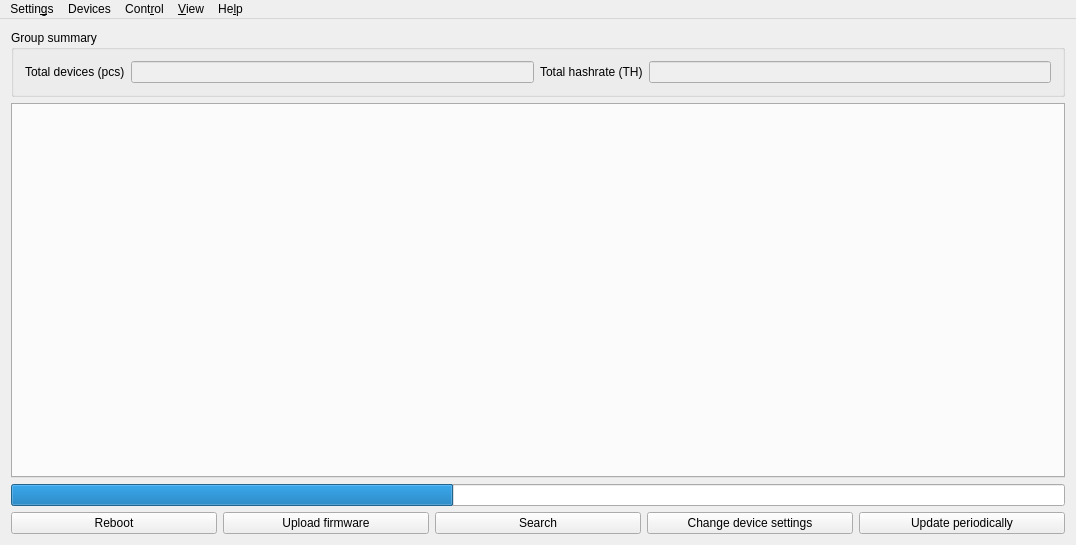
<?xml version="1.0" encoding="UTF-8"?>
<ui version="4.0">
 <class>MainWindow</class>
 <widget class="QMainWindow" name="MainWindow">
  <property name="geometry">
   <rect>
    <x>0</x>
    <y>0</y>
    <width>1076</width>
    <height>545</height>
   </rect>
  </property>
  <property name="windowTitle">
   <string>title</string>
  </property>
  <property name="windowIcon">
   <iconset resource="project-721.qrc">
    <normaloff>:/images/project-721.png</normaloff>:/images/project-721.png</iconset>
  </property>
  <property name="iconSize">
   <size>
    <width>32</width>
    <height>32</height>
   </size>
  </property>
  <widget class="QWidget" name="centralWidget">
   <layout class="QGridLayout" name="gridLayout">
    <item row="3" column="5">
     <widget class="QPushButton" name="updateButton">
      <property name="text">
       <string>Update periodically</string>
      </property>
      <property name="icon">
       <iconset resource="project-721.qrc">
        <normaloff>:/images/update-128.png</normaloff>:/images/update-128.png</iconset>
      </property>
      <property name="iconSize">
       <size>
        <width>32</width>
        <height>32</height>
       </size>
      </property>
     </widget>
    </item>
    <item row="3" column="2">
     <widget class="QPushButton" name="firmwareButton">
      <property name="text">
       <string>Upload firmware</string>
      </property>
      <property name="icon">
       <iconset resource="project-721.qrc">
        <normaloff>:/images/fwup-128.png</normaloff>:/images/fwup-128.png</iconset>
      </property>
      <property name="iconSize">
       <size>
        <width>32</width>
        <height>32</height>
       </size>
      </property>
     </widget>
    </item>
    <item row="3" column="1">
     <widget class="QPushButton" name="rebootButton">
      <property name="text">
       <string>Reboot</string>
      </property>
      <property name="icon">
       <iconset resource="project-721.qrc">
        <normaloff>:/images/restart-128.png</normaloff>:/images/restart-128.png</iconset>
      </property>
      <property name="iconSize">
       <size>
        <width>32</width>
        <height>32</height>
       </size>
      </property>
     </widget>
    </item>
    <item row="0" column="1" colspan="5">
     <widget class="QGroupBox" name="groupSummary">
      <property name="title">
       <string>Group summary</string>
      </property>
      <layout class="QHBoxLayout" name="horizontalLayout">
       <item>
        <widget class="QLabel" name="label">
         <property name="text">
          <string>Total devices (pcs)</string>
         </property>
        </widget>
       </item>
       <item>
        <widget class="QLineEdit" name="totalDevices">
         <property name="enabled">
          <bool>false</bool>
         </property>
        </widget>
       </item>
       <item>
        <widget class="QLabel" name="label_2">
         <property name="text">
          <string>Total hashrate (TH)</string>
         </property>
        </widget>
       </item>
       <item>
        <widget class="QLineEdit" name="totalHashrate">
         <property name="enabled">
          <bool>false</bool>
         </property>
        </widget>
       </item>
      </layout>
     </widget>
    </item>
    <item row="3" column="4">
     <widget class="QPushButton" name="deviceSettingsButton">
      <property name="text">
       <string>Change device settings</string>
      </property>
      <property name="icon">
       <iconset resource="project-721.qrc">
        <normaloff>:/images/settings-128.png</normaloff>:/images/settings-128.png</iconset>
      </property>
      <property name="iconSize">
       <size>
        <width>32</width>
        <height>32</height>
       </size>
      </property>
     </widget>
    </item>
    <item row="2" column="1" colspan="5">
     <widget class="QProgressBar" name="progressBar">
      <property name="visible">
       <bool>false</bool>
      </property>
      <property name="value">
       <number>42</number>
      </property>
      <property name="textVisible">
       <bool>false</bool>
      </property>
     </widget>
    </item>
    <item row="1" column="1" colspan="5">
     <widget class="QTabWidget" name="tabWidget">
      <property name="currentIndex">
       <number>-1</number>
      </property>
      <property name="tabsClosable">
       <bool>true</bool>
      </property>
     </widget>
    </item>
    <item row="3" column="3">
     <widget class="QPushButton" name="searchButton">
      <property name="text">
       <string>Search</string>
      </property>
      <property name="icon">
       <iconset resource="project-721.qrc">
        <normaloff>:/images/find-128.png</normaloff>:/images/find-128.png</iconset>
      </property>
      <property name="iconSize">
       <size>
        <width>32</width>
        <height>32</height>
       </size>
      </property>
     </widget>
    </item>
   </layout>
  </widget>
  <widget class="QMenuBar" name="menuBar">
   <property name="geometry">
    <rect>
     <x>0</x>
     <y>0</y>
     <width>1076</width>
     <height>23</height>
    </rect>
   </property>
   <widget class="QMenu" name="settings">
    <property name="title">
     <string>Settin&amp;gs</string>
    </property>
    <addaction name="actionBasic_settings"/>
    <addaction name="actionNetwork_settings"/>
    <addaction name="actionSleep_settings"/>
   </widget>
   <widget class="QMenu" name="menuDevices">
    <property name="title">
     <string>Devices</string>
    </property>
    <widget class="QMenu" name="menuMove_devices_to">
     <property name="title">
      <string>&amp;Move devices to...</string>
     </property>
    </widget>
    <addaction name="actionFind_devices"/>
    <addaction name="actionAdd_devices"/>
    <addaction name="actionRemove_devices_from_group"/>
    <addaction name="actionDelete_devices_completely"/>
    <addaction name="separator"/>
    <addaction name="actionAdd_group"/>
    <addaction name="menuMove_devices_to"/>
   </widget>
   <widget class="QMenu" name="menuView">
    <property name="title">
     <string>&amp;View</string>
    </property>
    <addaction name="actionToggle_fullscreen"/>
    <addaction name="actionGroup_summary"/>
   </widget>
   <widget class="QMenu" name="menuHelp">
    <property name="title">
     <string>He&amp;lp</string>
    </property>
    <addaction name="actionSupport_website"/>
   </widget>
   <widget class="QMenu" name="menuControl">
    <property name="title">
     <string>Cont&amp;rol</string>
    </property>
    <addaction name="actionDevice_settings"/>
    <addaction name="actionReset_to_default"/>
   </widget>
   <addaction name="settings"/>
   <addaction name="menuDevices"/>
   <addaction name="menuControl"/>
   <addaction name="menuView"/>
   <addaction name="menuHelp"/>
  </widget>
  <action name="actionBasic_settings">
   <property name="icon">
    <iconset resource="project-721.qrc">
     <normaloff>:/images/settings-128.png</normaloff>:/images/settings-128.png</iconset>
   </property>
   <property name="text">
    <string>&amp;Basic settings</string>
   </property>
  </action>
  <action name="actionNetwork_settings">
   <property name="icon">
    <iconset resource="project-721.qrc">
     <normaloff>:/images/lan-128.png</normaloff>:/images/lan-128.png</iconset>
   </property>
   <property name="text">
    <string>&amp;Network settings</string>
   </property>
  </action>
  <action name="actionFind_devices">
   <property name="icon">
    <iconset resource="project-721.qrc">
     <normaloff>:/images/find-128.png</normaloff>:/images/find-128.png</iconset>
   </property>
   <property name="text">
    <string>&amp;Find devices</string>
   </property>
   <property name="shortcut">
    <string>Ctrl+F</string>
   </property>
  </action>
  <action name="actionAdd_group">
   <property name="text">
    <string>Add &amp;group</string>
   </property>
   <property name="toolTip">
    <string>Add group</string>
   </property>
   <property name="shortcut">
    <string>Ctrl+G</string>
   </property>
  </action>
  <action name="actionAdd_devices">
   <property name="text">
    <string>&amp;Add devices</string>
   </property>
   <property name="toolTip">
    <string>Add devices</string>
   </property>
   <property name="shortcut">
    <string>Ctrl+D</string>
   </property>
  </action>
  <action name="actionDelete_devices_completely">
   <property name="text">
    <string>D&amp;elete devices</string>
   </property>
   <property name="toolTip">
    <string>Completely delete and forget devices</string>
   </property>
   <property name="shortcut">
    <string>Shift+Del</string>
   </property>
  </action>
  <action name="actionToggle_fullscreen">
   <property name="text">
    <string>&amp;Toggle fullscreen</string>
   </property>
   <property name="shortcut">
    <string>F11</string>
   </property>
  </action>
  <action name="actionGroup_summary">
   <property name="text">
    <string>&amp;Group summary</string>
   </property>
  </action>
  <action name="actionRemove_devices_from_group">
   <property name="text">
    <string>Rem&amp;ove devices</string>
   </property>
   <property name="shortcut">
    <string>Del</string>
   </property>
  </action>
  <action name="actionDevice_settings">
   <property name="icon">
    <iconset resource="project-721.qrc">
     <normaloff>:/images/settings-128.png</normaloff>:/images/settings-128.png</iconset>
   </property>
   <property name="text">
    <string>&amp;Device settings</string>
   </property>
  </action>
  <action name="actionSupport_website">
   <property name="text">
    <string>Support &amp;on website</string>
   </property>
  </action>
  <action name="actionReset_to_default">
   <property name="icon">
    <iconset resource="project-721.qrc">
     <normaloff>:/images/device-128.png</normaloff>:/images/device-128.png</iconset>
   </property>
   <property name="text">
    <string>&amp;Reset to default</string>
   </property>
  </action>
  <action name="actionSleep_settings">
   <property name="icon">
    <iconset>
     <normaloff>:/images/timeManagement-128.png</normaloff>:/images/timeManagement-128.png</iconset>
   </property>
   <property name="text">
    <string>&amp;Sleep settings</string>
   </property>
  </action>
  <action name="actionQuit">
   <property name="text">
    <string>&amp;Quit</string>
   </property>
   <property name="shortcut">
    <string>Ctrl+Q</string>
   </property>
  </action>
 </widget>
 <layoutdefault spacing="6" margin="11"/>
 <resources>
  <include location="project-721.qrc"/>
 </resources>
 <connections/>
</ui>
